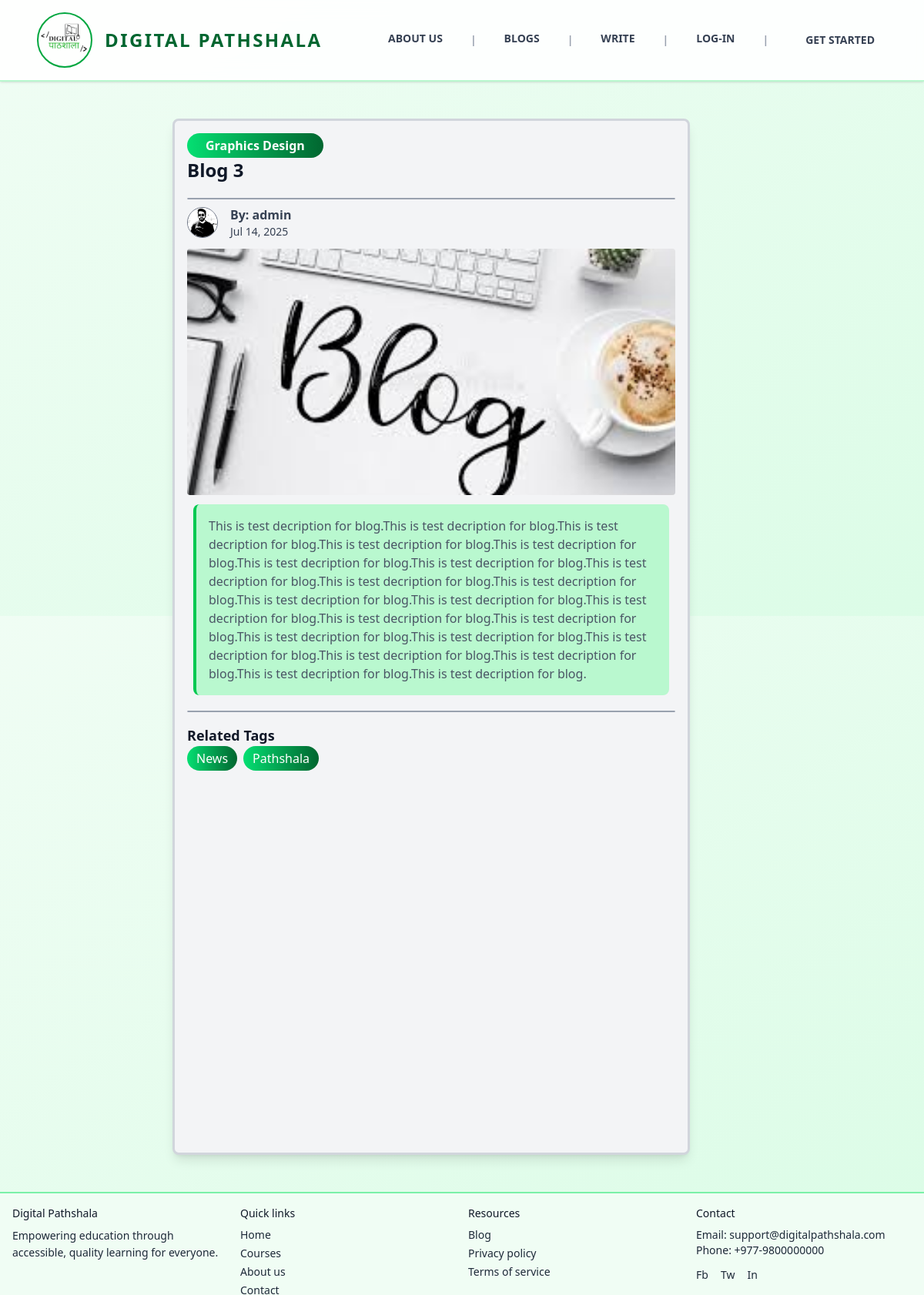
The app's page /blog/20 with its own data.
### blogs/models.py (models this page shows, shortened)
class Blog(models.Model):
    def generateImagePath(instance, filename):
        return f'blog/{instance.author.username}/images/{filename}'
    def generateAttachmentPath(instance, filename):
        return f'blog/{instance.author.username}/attachments/{filename}'
    class StatusOptions(models.TextChoices):
        PENDING = "Pending", "Pending"
        ACTIVE = "Active", "Active"
        REJECTED = "Rejected", "Rejected"
    title = models.CharField(max_length=50 )
    content = models.TextField()
    author = models.ForeignKey(User, on_delete=models.CASCADE, related_name='blog_posts')
    tags = TaggableManager(blank=True)
    category = models.ForeignKey(Category, null=True, blank=True, on_delete=models.SET_NULL)
    image = models.ImageField(blank=True, null=True , upload_to=generateImagePath, default='static/images/blog1.png')
    attachment = models.FileField(blank=True, null=True, upload_to=generateAttachmentPath)
    status = models.CharField(max_length=8, choices=StatusOptions, default=StatusOptions.PENDING)
    created_at = models.DateTimeField( auto_now_add=True, editable=False )
    updated_at = models.DateTimeField(auto_now=True, editable=False)

class Category(models.Model):
    name = models.CharField(max_length=50)
    def __str__(self):
        return self.name

### users/models.py (models this page shows, shortened)
class Profile(models.Model):
    def generateImagePath(instance, filename):
        return f'users/{instance.user.username}/{filename}'
    class GenderOptions(models.TextChoices):
        Male = "Male" , "Male"
        Female = "Female", "Female"
        Others = "Others", "Others"
    class RoleOptions(models.TextChoices):
        Admin = "Admin", "Admin"
        User = "User", "User"
    user = models.OneToOneField(User, on_delete=models.CASCADE)
    address = models.CharField(blank=True, null=True, max_length=50)
    phone = models.CharField(blank=True, null=True, max_length=10)
    nationality = models.CharField(blank=True, null=True, max_length=15, default="Nepal")
    gender = models.CharField(choices=GenderOptions, default=GenderOptions.Male, max_length=6)
    profile_image = models.ImageField( blank=True, null=True, upload_to=generateImagePath, default="users/default_user.png")
    dob = models.DateField(blank=True, null=True)
    role = models.CharField(choices=RoleOptions, default=RoleOptions.User, max_length=5)

### blogs/views.py (the view)
# urls.py: path("<int:id>", blogDetails),  # "blog/{{blog.id}}" e.g: "blog/1"
def blogDetails(request, id):
    blog = Blog.objects.get(id=id)
    blogstats, created = BlogStats.objects.get_or_create(blog = blog)
    blogstats.blog_clicks +=1
    blogstats.save()
    return render( request, 'pages/blogs/blogDetails.html', {"blog": blog})

### templates/pages/blogs/blogdetails.html (shortened to what this page needs)
{% extends 'layouts/main.html' %}
{% block content %}
  <div class="container">
    <div class="border-3 border-gray-300 shadow-lg rounded-lg max-w-2xl mx-auto p-4 min-h-[80vh] bg-gray-100">
      <div class="flex justify-between">
        <span class="px-6 py-1 bg-gradient-to-r from-green-400 to-green-800 rounded-4xl text-white font-semibold text-md">{{ blog.category }}</span>
      </div>
      <div class="flex flex-col space-y-3">
        <div>
          <h1 class="text-2xl font-extrabold text-gray-900">{{ blog.title }}</h1>
        </div>
        <div class="border-1 rounded-lg border-gray-400 my-2"></div>
        <div class="flex gap-4 items-center">
          <img src="{{ blog.author.profile.profile_image.url }}" alt="Blog Author" class="rounded-full border-1 border-gray-500 w-10 h-10 object-cover" />
          <div class="flex flex-col">
            <p class="font-semibold">By: {{ blog.author.username }}</p>
            <p class="text-sm">{{ blog.created_at|date:'M d, Y' }}</p>
          </div>
        </div>
        <div class="overflow-hidden w-full">
          <img src="{{ blog.image.url }}" alt="{{ blog.title }}" class="rounded-sm w-full h-80 object-cover" />
        </div>
        <div class="bg-green-200 mx-2 border-l-4 border-green-500 rounded-lg p-4">
          <p class="text-md text-gray-600">{{ blog.content }}</p>
        </div>
        <div class="border-1 rounded-lg border-gray-400 my-2"></div>
        <div class="py-2">
          <p class="text-lg font-bold text-gray-900">Related Tags</p>
          <div class="flex gap-2">
            {% for tag in blog.tags.all %}
              <div class="bg-gradient-to-r from-green-400 to-green-800 rounded-4xl px-3 py-1">
                <p class="text-white">{{ tag }}</p>
              </div>
            {% endfor %}
          </div>
        </div>
      </div>
    </div>
  </div>
{% endblock %}

### records on screen
Blog: category "Graphics Design", title "Blog 3", author.profile.profile_image (picture), author.username "admin", created_at "Jul 14, 2025", image (picture), content "This is test decription for blog.This is test decription for blog.This is test decription for blog.This is test decription for blog.This is test decription for blog.This is test decription for blog.This is test decription for blog.This is test decription for blog.This is test decription for blog.This is test decription for blog.This is test decription for blog.This is test decription for blog.This is test decription for blog.This is test decription for blog.This is test decription for blog.This is test decription for blog.This is test decription for blog.This is test decription for blog.This is test decription for blog.This is test decription for blog.This is test decription for blog.This…"
Tag: name "News"
Tag: name "Pathshala"
